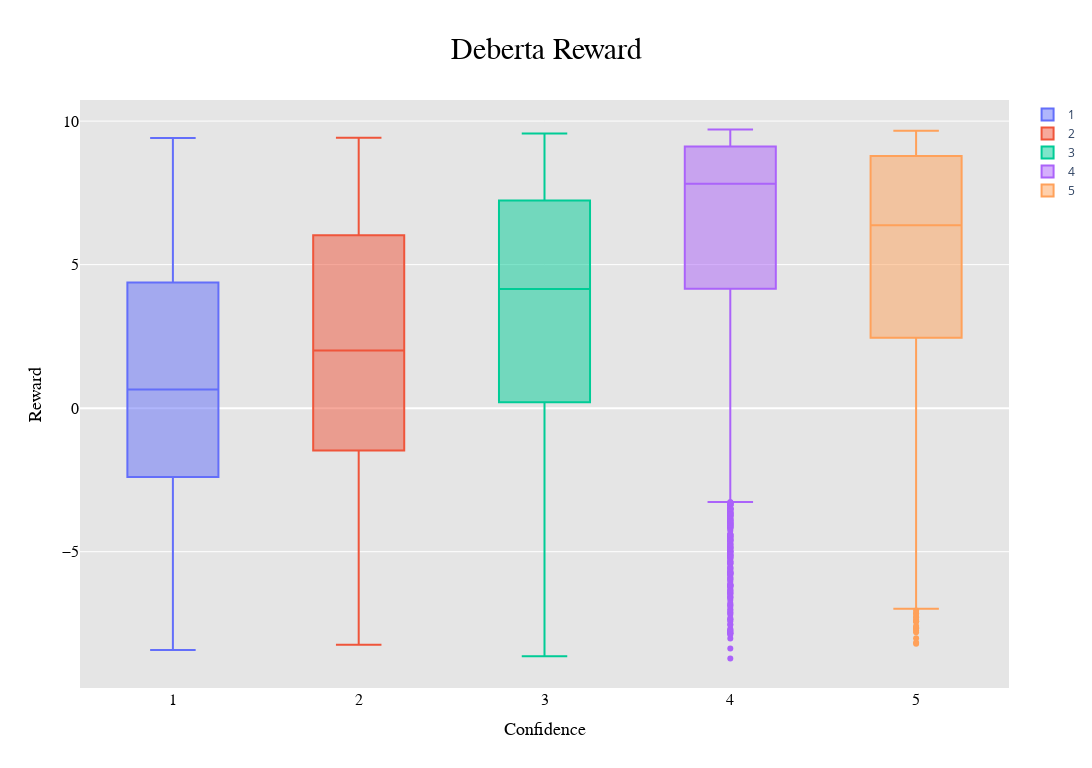

The cell this chart's notebook holds for it:
### Code cell
# Create the box plots for each confidence level
box_1 = go.Box(y=rewards_1_deberta, name="1")
box_2 = go.Box(y=rewards_2_deberta, name="2")
box_3 = go.Box(y=rewards_3_deberta, name="3")
box_4 = go.Box(y=rewards_4_deberta, name="4")
box_5 = go.Box(y=rewards_5_deberta, name="5")

# Create the layout for the plot
layout = go.Layout(
    title={
        'text': "Deberta Reward",
        'y':0.95,
        'x':0.5,
        'xanchor': 'center',
        'yanchor': 'top'},
    title_font=dict(size=30, color='rgb(0, 0, 0)', family="Courier New, monospace"),  # black color
    xaxis=dict(
        title='Confidence', 
        titlefont=dict(size=18, color='rgb(0, 0, 0)', family="Courier New, monospace"),  # black color
        tickfont=dict(size=16, color='rgb(0, 0, 0)', family="Courier New, monospace")),  # black color
    yaxis=dict(
        title='Reward',
        titlefont=dict(size=18, color='rgb(0, 0, 0)', family="Courier New, monospace"),  # black color
        tickfont=dict(size=16, color='rgb(0, 0, 0)', family="Courier New, monospace")),  # black color  
    paper_bgcolor='rgb(255,255,255)',
    plot_bgcolor='rgb(229,229,229)',
    width=12*96,  # Width of the figure in pixels (12 inches * 96 ppi)
    height=8*96,  # Height of the figure in pixels (12 inches * 96 ppi)

)

#refize the plot to 12,12

# Create the figure and add the box plots to it
fig = go.Figure(data=[box_1, box_2, box_3, box_4, box_5], layout=layout)

# Show the figure
fig.show()

#save the figure
fig.write_image("./plots/debera_rewards_by_confidence.png")

### Figure 1 — Plotly figure (JSON) as saved in the notebook; plotly's stock layout.template omitted (floating-point values rounded to 4 significant figures; data arrays with more than 128 entries replaced by an {"elided": "..."} marker saying what was removed)
{"data": [{"name": "1", "type": "box", "y": {"elided": "312 float values"}}, {"name": "2", "type": "box", "y": {"elided": "404 float values"}}, {"name": "3", "type": "box", "y": {"elided": "958 float values"}}, {"name": "4", "type": "box", "y": {"elided": "8620 float values"}}, {"name": "5", "type": "box", "y": {"elided": "3266 float values"}}], "layout": {"height": 768, "paper_bgcolor": "rgb(255,255,255)", "plot_bgcolor": "rgb(229,229,229)", "title": {"font": {"color": "rgb(0, 0, 0)", "family": "Courier New, monospace", "size": 30}, "text": "Deberta Reward", "x": 0.5, "xanchor": "center", "y": 0.95, "yanchor": "top"}, "width": 1152, "xaxis": {"tickfont": {"color": "rgb(0, 0, 0)", "family": "Courier New, monospace", "size": 16}, "title": {"font": {"color": "rgb(0, 0, 0)", "family": "Courier New, monospace", "size": 18}, "text": "Confidence"}}, "yaxis": {"tickfont": {"color": "rgb(0, 0, 0)", "family": "Courier New, monospace", "size": 16}, "title": {"font": {"color": "rgb(0, 0, 0)", "family": "Courier New, monospace", "size": 18}, "text": "Reward"}}}}
